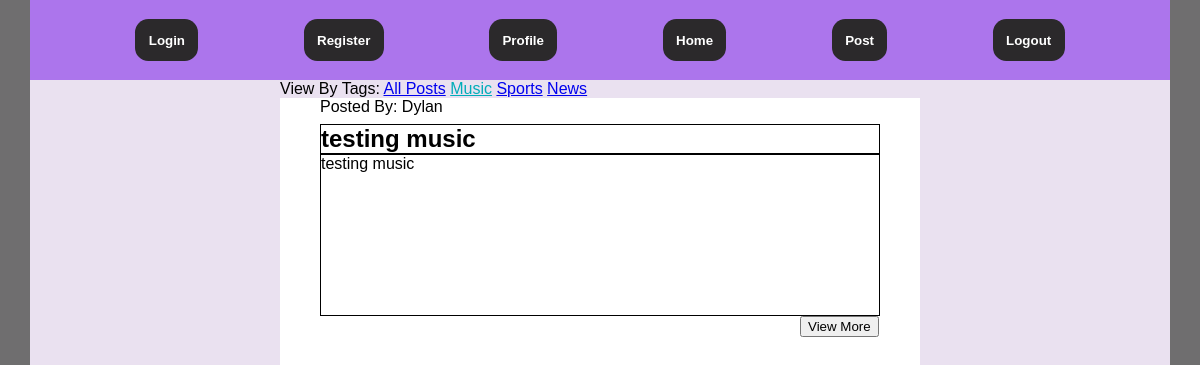
/Front-end/PHP/music.php, run on an earlier commit of the app's database.
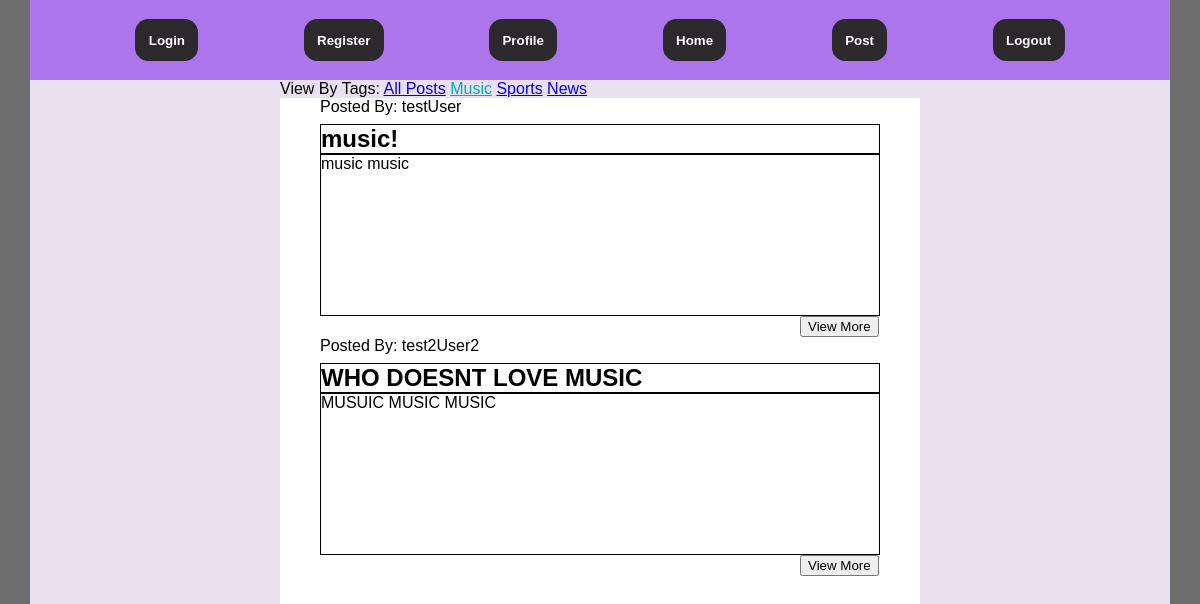
And on a later commit of the database.
### tables this page shows
CREATE TABLE `post` (
  `user` varchar(20) DEFAULT NULL,
  `postID` int(255) NOT NULL,
  `title` varchar(60) DEFAULT NULL,
  `content` varchar(10000) DEFAULT NULL,
  `creation_date` date DEFAULT current_timestamp(),
  `tag` varchar(20) DEFAULT NULL
);

### Front-end/PHP/music.php (the view, shortened to what this page needs)
<!doctype html>
<html>
  <head>
    <link rel="stylesheet" href="../CSS/reset.css">
    <link rel="stylesheet" href="../CSS/general.css">
    <link rel="stylesheet" href="../CSS/home.css">
  </head>
  <body class = "all_posts">
    <div class="header">
      <nav>
        <a href="../HTML/login.html"><button>Login</button></a>
        <a href="../HTML/register.html"><button>Register</button></a>
        <a href="../HTML/profile.html"><button>Profile</button></a>
        <a href="../HTML/home.php"><button>Home</button></a>
        <a href="../HTML/post.html"><button>Post</button></a>
		<a href="../PHP/logout.php"><button>Logout</button></a>
      </nav>
    </div>
    <main>
      <div class = "postContainer">
        <div class = "tagsContainer">
          <p>View By Tags: <a href="../HTML/home.php">All Posts</a> <a id = "music" href="../PHP/music.php">Music</a> <a href="../PHP/sports.php">Sports</a> <a href="../PHP/news.php">News</a></p>
        </div>
        <?php
          $host = "localhost";
          $database = "db_92331107";
          $user = "92331107";
          $password = "92331107";
          $connection = mysqli_connect($host, $user, $password, $database);
          $error = mysqli_connect_error();
          if($error != null)
          {
              $output = "<p>Unable to connect to database!</p>";
              exit($output);
          }
          else
          {
            $sql = "SELECT * FROM post WHERE tag = 'music' ORDER BY postID DESC";
            $results = mysqli_query($connection, $sql);
            while($row = mysqli_fetch_assoc($results)){
              echo "<p class = 'post'>Posted By: ".$row['user']."</p>";
              echo "<h1 class = 'post' id = 'postTitle'>".$row['title']."</h1>";
              echo "<p class = 'post' id = 'postDesc'>".$row['content']."</p>";
              echo "<a href='#'><input id='submit-button' type='submit' value='View More'><a>";
            }
          }
        ?>
      </div>
    </main>
  </body>
</html>

What changed in the data, as far as the page shows it:
no longer on this page (row edited): post: user "Dylan", title "testing music", content "testing music"
now on this page (row edited): post: user "testUser", title "music!", content "music music"
now on this page (row edited): post: user "test2User2", title "WHO DOESNT LOVE MUSIC", content "MUSUIC MUSIC MUSIC"
